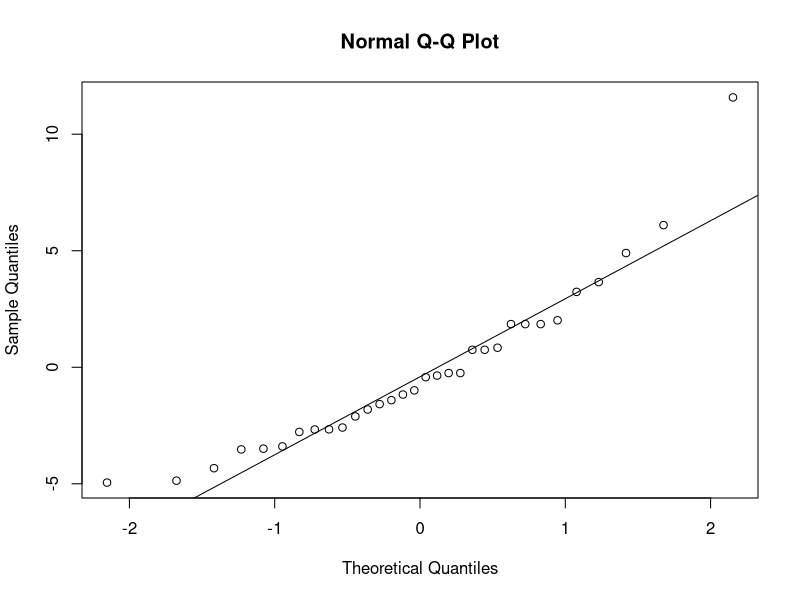
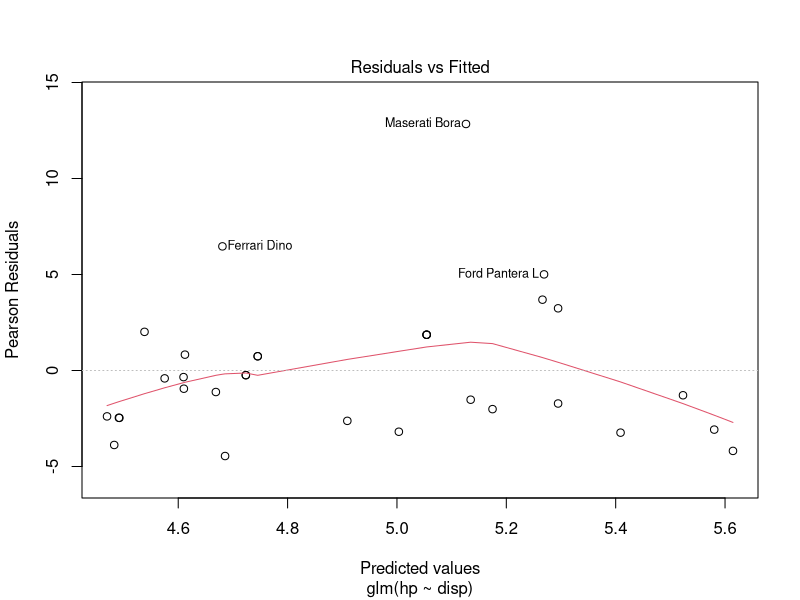

Write the R code that produced these figures, in order.
data(mtcars)

# 查看数据结构
str(mtcars)

# 转换数据以适用于泊松回归的例子
# 我们将hp视为响应变量，disp作为解释变量
# 因为泊松回归需要非负计数数据，我们确保hp列中没有负值或零
# 这里我们直接使用hp作为计数，这是为了演示目的

# 使用glm函数进行泊松回归，链接函数为log
poisson_model <- glm(hp ~ disp, data = mtcars, family = poisson(link = "log"))

# 查看模型的摘要
summary(poisson_model)

## qqplot

rstd = rstudent(poisson_model)
qqnorm(rstd)
qqline(rstd)

## 残差图

plot(poisson_model, which = 1)
